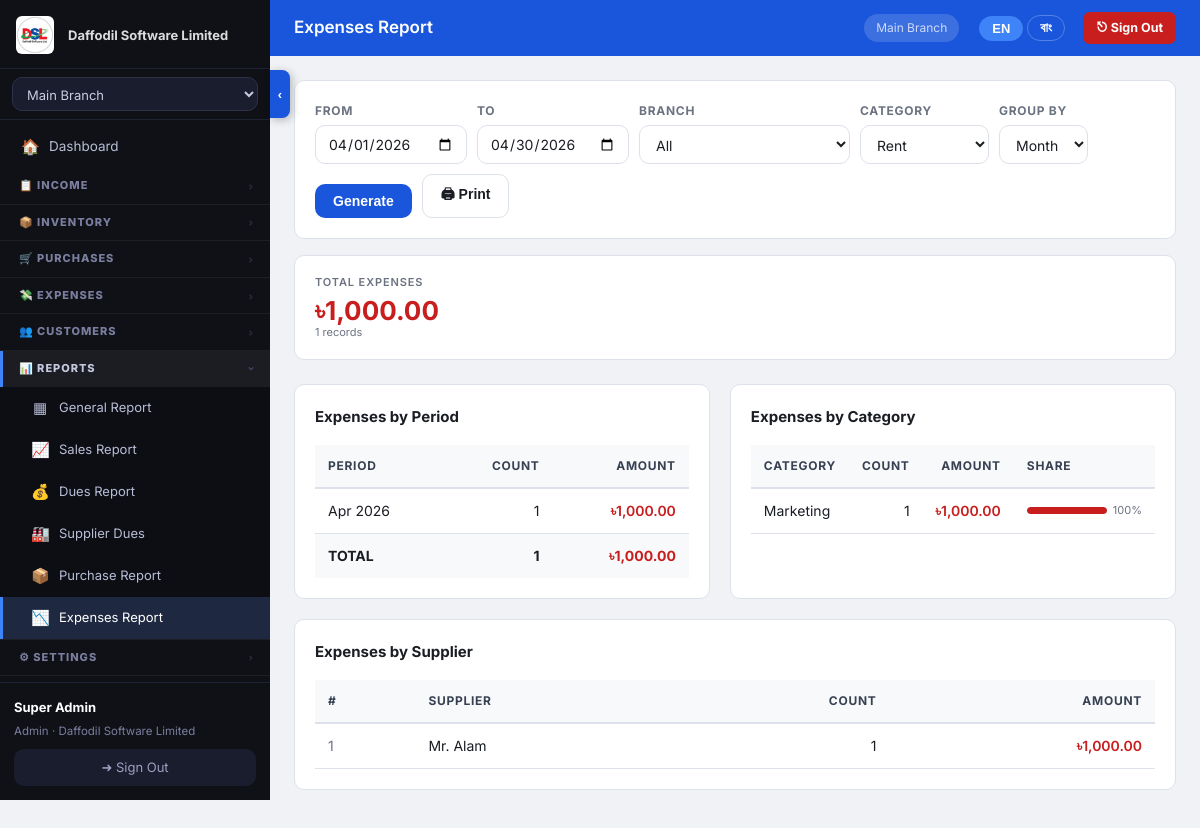
The page /public/report-expenses.php (signed in) on the database its author committed.
### tables this page shows
CREATE TABLE `company_settings` (
  `id` int(10) UNSIGNED NOT NULL,
  `tenant_id` int(10) UNSIGNED NOT NULL,
  `company_name` varchar(150) NOT NULL DEFAULT '',
  `address` text,
  `city` varchar(100) DEFAULT NULL,
  `country` varchar(100) DEFAULT NULL,
  `phone` varchar(50) DEFAULT NULL,
  `phone2` varchar(50) DEFAULT NULL,
  `email` varchar(150) DEFAULT NULL,
  `website` varchar(200) DEFAULT NULL,
  `logo_path` varchar(300) DEFAULT NULL,
  `currency` varchar(10) DEFAULT '$',
  `currency_code` varchar(5) DEFAULT 'USD',
  `tax_label` varchar(30) DEFAULT 'VAT',
  `invoice_prefix` varchar(10) DEFAULT 'INV',
  `footer_note` text,
  `updated_at` datetime DEFAULT CURRENT_TIMESTAMP ON UPDATE CURRENT_TIMESTAMP,
  `loyalty_earn_amount` decimal(10,2) NOT NULL DEFAULT '100.00',
  `loyalty_earn_points` int(11) NOT NULL DEFAULT '1',
  `loyalty_redeem_value` decimal(10,4) NOT NULL DEFAULT '1.0000',
  `loyalty_enabled` tinyint(1) NOT NULL DEFAULT '1',
  `loyalty_min_redeem` int(11) NOT NULL DEFAULT '10',
  `loyalty_expiry_days` int(11) NOT NULL DEFAULT '0'
);

CREATE TABLE `branches` (
  `id` int(10) UNSIGNED NOT NULL,
  `tenant_id` int(10) UNSIGNED NOT NULL,
  `name` varchar(120) NOT NULL,
  `address` text,
  `phone` varchar(30) DEFAULT NULL,
  `is_active` tinyint(1) DEFAULT '1',
  `branch_password` varchar(255) DEFAULT NULL,
  `created_at` datetime DEFAULT CURRENT_TIMESTAMP
);

### public/report-expenses.php (the view, shortened to what the rows shown need)
<?php
require_once __DIR__ . '/../src/core.php';
$page_title = 'Expenses Report';
$tid = tid();
$cs = db()->prepare('SELECT * FROM company_settings WHERE tenant_id=?');
$cs->execute([$tid]); $cs = $cs->fetch() ?: [];
$cur = !empty($cs['currency']) ? $cs['currency'] : CURRENCY;
$from   = $_GET['from']   ?? date('Y-m-01');
$to     = $_GET['to']     ?? date('Y-m-d');
$br_id  = (int)($_GET['branch_id'] ?? 0);
$group  = $_GET['group']  ?? 'month';
$cat_id = (int)($_GET['cat_id'] ?? 0);
$branches = get_branches();
$bw = $br_id ? 'AND e.branch_id=?' : '';
$bp = $br_id ? [$tid,$br_id,$from,$to] : [$tid,$from,$to];
$cw = $cat_id ? 'AND e.category_id=?' : '';
$cp = $cat_id ? array_merge($bp,[$cat_id]) : $bp;
$s = db()->prepare("SELECT COALESCE(SUM(amount),0) total, COUNT(*) cnt
  FROM expenses e WHERE e.tenant_id=? $bw AND e.date BETWEEN ? AND ? $cw AND e.status!='cancelled'");
$s->execute($cp); $sum = $s->fetch();
$grp_fmt = match($group) { 'week'=>"YEARWEEK(date,1)", 'day'=>"DATE(date)", default=>"DATE_FORMAT(date,'%Y-%m')" };
$grp_lbl = match($group) { 'week'=>"CONCAT(YEAR(date),'-W',LPAD(WEEK(date,1),2,'0'))", 'day'=>"DATE_FORMAT(date,'%d %b %Y')", default=>"DATE_FORMAT(date,'%b %Y')" };
$s = db()->prepare("SELECT $grp_lbl period, $grp_fmt grp_key, COUNT(*) cnt, COALESCE(SUM(amount),0) total
  FROM expenses e WHERE e.tenant_id=? $bw AND e.date BETWEEN ? AND ? $cw AND e.status!='cancelled'
  GROUP BY grp_key,period ORDER BY grp_key");
$s->execute($cp); $series = $s->fetchAll();
$s = db()->prepare("SELECT COALESCE(ec.name,'Uncategorized') cat, COALESCE(SUM(e.amount),0) total, COUNT(*) cnt
  FROM expenses e LEFT JOIN expense_categories ec ON ec.id=e.category_id
  WHERE e.tenant_id=? $bw AND e.date BETWEEN ? AND ? AND e.status!='cancelled'
  GROUP BY cat ORDER BY total DESC");
$s->execute($bp); $by_cat = $s->fetchAll();
$s = db()->prepare("SELECT COALESCE(supplier,'Unknown') supp, COUNT(*) cnt, SUM(amount) total
  FROM expenses e WHERE e.tenant_id=? $bw AND e.date BETWEEN ? AND ? $cw AND e.status!='cancelled'
  GROUP BY supplier ORDER BY total DESC LIMIT 10");
$s->execute($cp); $by_supp = $s->fetchAll();
?>
<div class="stats-grid">
  <div class="stat-card"><div class="stat-label">Total Expenses</div><div class="stat-value expense"><?= $cur.number_format($sum['total'],2) ?></div><div style="font-size:11px;color:var(--c-muted)"><?= $sum['cnt'] ?> records</div></div>
</div>
<div style="display:grid;grid-template-columns:1fr 1fr;gap:20px">
<div class="card">
  <div class="table-wrap"><table>
    <thead><tr><th>Period</th><th style="text-align:right">Count</th><th style="text-align:right">Amount</th></tr></thead>
    <tbody>
    <?php $tt=0;$tc=0; foreach ($series as $r): $tt+=$r['total'];$tc+=$r['cnt']; ?>
      <tr><td><?= h($r['period']) ?></td><td style="text-align:right"><?= $r['cnt'] ?></td>
        <td style="text-align:right;color:var(--c-expense);font-weight:600"><?= $cur.number_format($r['total'],2) ?></td></tr>
    <?php endforeach; ?>
    </tbody>
    <?php if ($series): ?>
    <tfoot><tr style="font-weight:700;background:var(--c-bg)"><td>TOTAL</td><td style="text-align:right"><?= $tc ?></td>
      <td style="text-align:right;color:var(--c-expense)"><?= $cur.number_format($tt,2) ?></td></tr></tfoot>
    <?php endif; ?>
  </table></div>
</div>
<div class="card">
  <div class="table-wrap"><table>
    <thead><tr><th>Category</th><th style="text-align:right">Count</th><th style="text-align:right">Amount</th><th>Share</th></tr></thead>
    <tbody>
    <?php $gt=(float)$sum['total']; foreach ($by_cat as $r): $pct=$gt>0?round($r['total']/$gt*100,1):0; ?>
      <tr><td><?= h($r['cat']) ?></td><td style="text-align:right"><?= $r['cnt'] ?></td>
        <td style="text-align:right;color:var(--c-expense);font-weight:600"><?= $cur.number_format($r['total'],2) ?></td>
        <td><div style="display:flex;align-items:center;gap:6px">
          <div style="width:80px;height:7px;background:var(--c-border);border-radius:4px;overflow:hidden">
            <div style="width:<?= $pct ?>%;height:100%;background:var(--c-expense);border-radius:4px"></div></div>
          <span style="font-size:11px;color:var(--c-muted)"><?= $pct ?>%</span></div></td></tr>
    <?php endforeach; ?>
    </tbody>
  </table></div>
</div>
</div>
<?php if ($by_supp): ?>
<div class="card">
  <div class="table-wrap"><table>
    <thead><tr><th>#</th><th>Supplier</th><th style="text-align:right">Count</th><th style="text-align:right">Amount</th></tr></thead>
    <tbody>
    <?php foreach ($by_supp as $i => $r): ?>
      <tr><td style="color:var(--c-muted)"><?= $i+1 ?></td><td><?= h($r['supp']) ?></td>
        <td style="text-align:right"><?= $r['cnt'] ?></td>
        <td style="text-align:right;color:var(--c-expense);font-weight:600"><?= $cur.number_format($r['total'],2) ?></td></tr>
    <?php endforeach; ?>
    </tbody>
  </table></div>
</div>
<?php endif; ?>
<?php $content = ob_get_clean(); include __DIR__ . '/../templates/layout.php';

### templates/layout.php (shortened to what the rows shown need)
<?php
$user             = auth();
$branches         = get_branches();
$active_branch    = brid();
$cs_stmt          = db()->prepare('SELECT * FROM company_settings WHERE tenant_id=?');
$cs_stmt->execute([tid()]);
$cs               = $cs_stmt->fetch() ?: [];
$app_display_name = !empty($cs['company_name']) ? $cs['company_name'] : APP_NAME;
$logo_url         = '';
if (!empty($cs['logo_path'])) $logo_url = APP_URL . '/' . ltrim($cs['logo_path'], '/');
?><!DOCTYPE html>
<html lang="en" id="html-root" data-lang="en">
<head>
<link rel="stylesheet" href="<?= APP_URL ?>/assets/style.css">
</head>
<body class="<?= (isset($_COOKIE['sidebar_collapsed']) && $_COOKIE['sidebar_collapsed']==='1') ? 'sidebar-collapsed' : '' ?>">
<aside class="sidebar" id="sidebar">
  <div class="sidebar-logo">
    <?php if ($logo_url): ?>
      <img src="<?= h($logo_url) ?>" style="height:38px;max-width:130px;object-fit:contain;border-radius:6px">
      <span class="nav-text sidebar-logo-text" style="font-size:13px;opacity:.85;margin-left:4px"><?= h($app_display_name) ?></span>
    <?php else: ?>
      <span style="font-size:26px;color:#3f83f8;flex-shrink:0">⬡</span>
      <span class="nav-text sidebar-logo-text" style="font-size:15px;font-weight:800"><?= h($app_display_name) ?></span>
    <?php endif; ?>
  </div>
  <div class="sidebar-footer">
    <div class="user-badge">
      <strong class="nav-text"><?= h($user['name']) ?></strong>
      <span class="nav-text"><?= h(ucfirst($user['role'])) ?> · <?= h($app_display_name) ?></span>
    </div>
  </div>
</aside>
<div class="main-wrap" id="mainWrap">
  <header class="top-bar">
    <h1 class="page-heading"><?= h($page_title ?? '') ?></h1>
    <span class="top-bar-branch"><?php
      foreach ($branches as $b) if ($b['id'] == $active_branch) echo h($b['name']);
    ?></span>
    <div class="lang-toggle no-print" style="margin-left:8px">
      <button class="lang-btn active" id="btn-lang-en" onclick="setLang('en')">EN</button>
      <button class="lang-btn"        id="btn-lang-bn" onclick="setLang('bn')">বাং</button>
    </div>
    <a href="<?= APP_URL ?>/logout.php" class="topbar-signout no-print"
       onclick="return confirm('Sign out?')" title="Sign Out">
      <span class="t-en">⎋ Sign Out</span><span class="t-bn">⎋ বের হন</span>
    </a>
  </header>
  <main class="content"><?= $content ?? '' ?></main>
</div>
</body>
</html>

### rows shown on the page
company_settings: logo_path (picture), company_name "Daffodil Software Limited", currency "৳"
branches: name "Main Branch"

### other values the page prints
$user['name'] "Super Admin"
$user['role'] "Admin"
$page_title "Expenses Report"
$sum['total'] "1,000.00"
$sum['cnt'] "1"
$r['period'] "Apr 2026"
$r['cnt'] "1"
$r['total'] "1,000.00"
$tc "1"
$tt "1,000.00"
$r['cat'] "Marketing"
$pct "100"
$r['supp'] "Mr. Alam"
form field branch_id "Main Branch"
form field cat_id "Rent"
